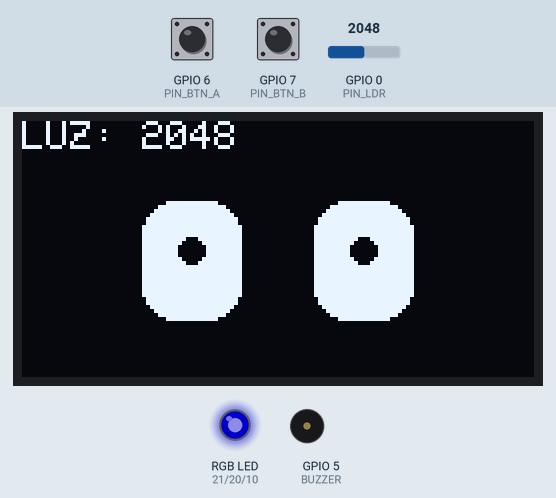
Recording of a sketch running on a simulated ESP32-C3. Shown: 128×64 one-colour display, an RGB LED mixed from three pins (HIGH = lit), buzzer (waves = sounding). The test bench sets the inputs (shaded band); at power-on: GPIO 6 (PIN_BTN_A) HIGH, GPIO 0 (PIN_LDR) = 2048, GPIO 7 (PIN_BTN_B) HIGH. Dim RGB values are drawn brighter than linear.

Above: at 1.7 s.
1.8 s: GPIO 6 (PIN_BTN_A) pulled LOW for 0.15 s
At 3.1 s:
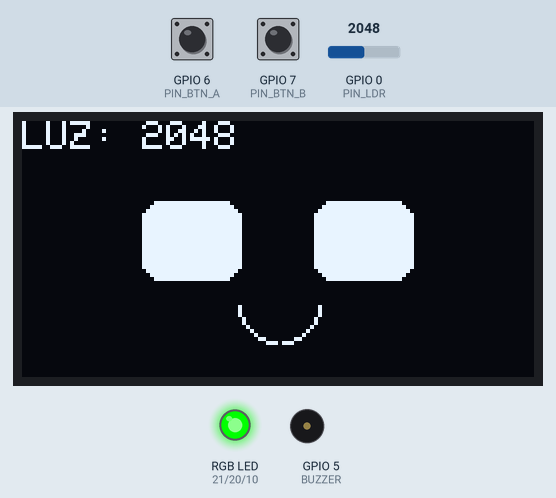
3.7 s: GPIO 0 (PIN_LDR) set to 327
At 4.3 s:
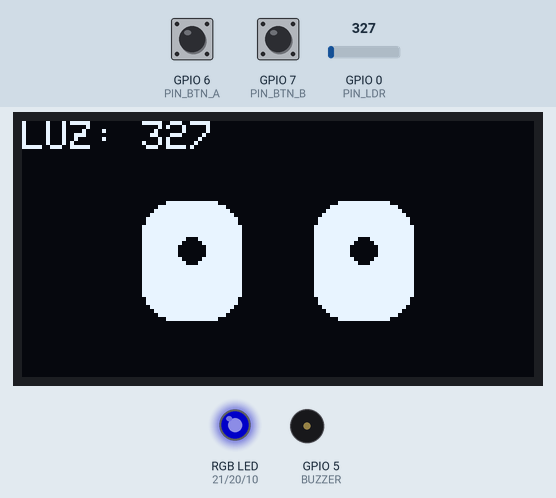
6.7 s: GPIO 0 (PIN_LDR) set to 284
At 7.9 s:
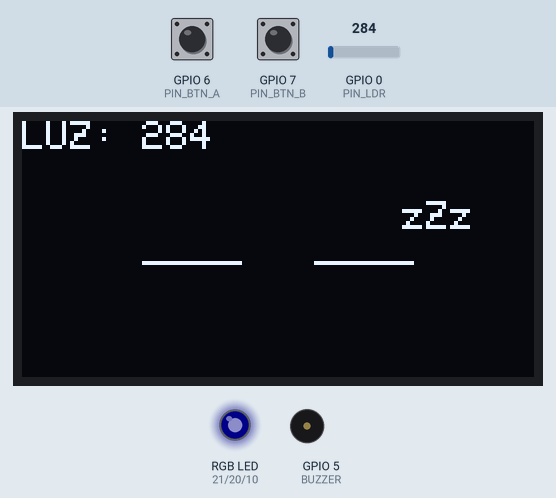
8.7 s: GPIO 0 (PIN_LDR) set to 390
At 9.1 s:
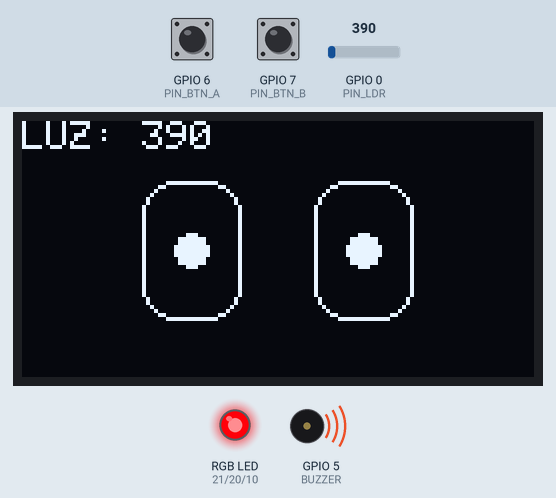
10.7 s: GPIO 7 (PIN_BTN_B) pulled LOW for 3.2 s
At 15.16 s:
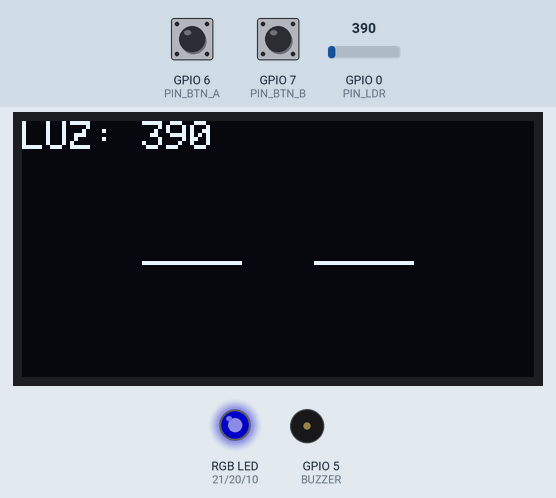
15.4 s: GPIO 7 (PIN_BTN_B) pulled LOW for 0.15 s
At 15.65 s:
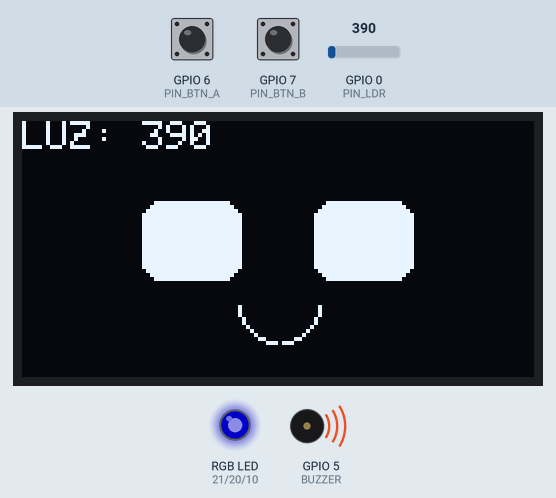
Timing chart, 0 to 18.4 s (numbered marks = the images above; inputs shaded):
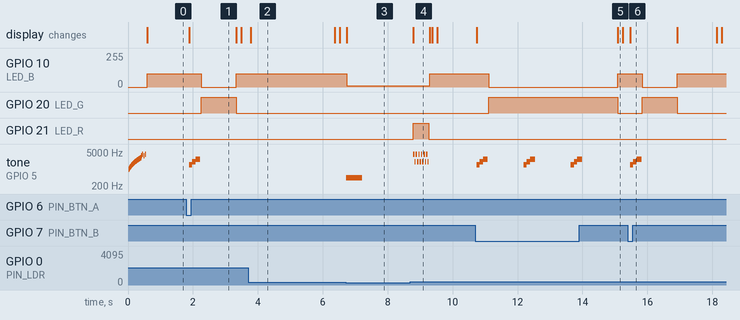

Measured:
- the behaviour switches between 300 and 299 on GPIO 0 (PIN_LDR) (found by bisection; images 2 and 3)
- after the input at 1.8 s, GPIO 10 (LED_B): 100/255 → 0/255 after 0.46 s, → 100/255 1.1 s later; GPIO 20 (LED_G): LOW → HIGH after 0.46 s, → LOW 1.1 s later
- after the input at 3.7 s, the display: changes after 0.09 s (image 2)
- after the input at 6.7 s, GPIO 10 (LED_B): 100/255 → 10/255 at once; tone on GPIO 5 (BUZZER): silent → 440 Hz at once, → silent 0.50 s later; the display: changes at once (image 3)
- after the input at 8.7 s, GPIO 10 (LED_B): 10/255 → 100/255 after 0.60 s; GPIO 21 (LED_R): LOW → HIGH after 0.09 s, → LOW 0.48 s later; the display: changes after 0.09 s (image 4)
- after the input at 10.7 s, GPIO 10 (LED_B): 100/255 → 0/255 after 0.41 s, → 100/255 4.0 s later; GPIO 20 (LED_G): LOW → HIGH after 0.41 s, → LOW 4.0 s later
- after the input at 15.4 s, GPIO 10 (LED_B): 100/255 → 0/255 after 0.44 s, → 100/255 1.1 s later; GPIO 20 (LED_G): LOW → HIGH after 0.44 s, → LOW 1.1 s later; tone on GPIO 5 (BUZZER): silent → 1500 Hz after 0.07 s, → 2000 Hz 0.10 s later, → 2500 Hz 0.10 s later, → silent 0.15 s later; the display: changes after 0.07 s (image 6)

The sketch:

ESP32C3_parpelleig.ino
```cpp
#include <Wire.h>
#include <Adafruit_GFX.h>
#include <Adafruit_SSD1306.h>
#include <Adafruit_SHT31.h>

/* =========================================================
 * TUTORIAL: ROBOT CON EXPRESIONES OLED (ESTILO COZMO)
 * Plataforma: ESP32-C3 SuperMini
 * =========================================================
 * NOTA PARA EL PROFESOR:
 * Si no ves mensajes en el Monitor Serie del ESP32-C3:
 * 1. Ve a Herramientas -> USB CDC On Boot y ponlo en "Enabled".
 * 2. Asegúrate de que la velocidad sea 115200 baudios.
 * =========================================================
 */

// --- CONFIGURACIÓN HARDWARE ---
#define SCREEN_WIDTH 128
#define SCREEN_HEIGHT 64
Adafruit_SSD1306 display(SCREEN_WIDTH, SCREEN_HEIGHT, &Wire, -1);
Adafruit_SHT31 sht31 = Adafruit_SHT31();

// --- PINES PARA ESP32-C3 SUPERMINI ---
const int PIN_LDR = 0;
const int PIN_BTN_A = 6;
const int PIN_BTN_B = 7;
//const int PIN_BTN_C = 8;
const int LED_R = 21;
const int LED_G = 20;
const int LED_B = 10;
const int BUZZER = 5;
const int PIN_SDA = 3;
const int PIN_SCL = 4;

// --- VARIABLES DE ESTADO Y TIEMPO ---
enum Estado { DESPIERTO, DURMIENDO, ASUSTADO, FELIZ };
Estado estadoActual = DESPIERTO;

int umbralOscuridad = 300;
unsigned long tiempoUltimoRonquido = 0;
unsigned long ultimoParpadeo = 0;
bool parpadeando = false;

// --- PROTOTIPOS DE FUNCIONES ---
void actualizarPantalla(int luz);
void actualizarLED();
void sonidoContento();
void sonidoAsustado();
void sonidoRonquido();
void sonidoSaludoR2D2();

// ================= SETUP =================
void setup() {
  Serial.begin(115200);

  // Configuración de pines
  pinMode(PIN_BTN_A, INPUT_PULLUP);
  pinMode(PIN_BTN_B, INPUT_PULLUP);
  //pinMode(PIN_BTN_C, INPUT_PULLUP);
  pinMode(LED_R, OUTPUT);
  pinMode(LED_G, OUTPUT);
  pinMode(LED_B, OUTPUT);
  pinMode(BUZZER, OUTPUT);

  // Inicialización I2C y Sensores/Pantalla
  Wire.begin(PIN_SDA, PIN_SCL);
  if(!display.begin(SSD1306_SWITCHCAPVCC, 0x3C)) {
    Serial.println(F("Fallo al iniciar OLED"));
  }
  if(!sht31.begin(0x44)) {
    Serial.println(F("Fallo al iniciar SHT31"));
  }

  // Limpiar pantalla inicial y ajustar orientación
  display.clearDisplay();
  //display.setRotation(2); // Gira la pantalla 180 grados si está invertida

  // Saludo inicial
  sonidoSaludoR2D2();
}

// ================= LOOP =================
void loop() {
  // 1. LECTURA DE SENSORES
  int nivelLuz = analogRead(PIN_LDR);
  bool btnPulsado = (digitalRead(PIN_BTN_A) == LOW || digitalRead(PIN_BTN_B) == LOW);

  // 2. LÓGICA DE TRANSICIÓN DE ESTADOS
  if (nivelLuz < umbralOscuridad) {
    if (estadoActual != DURMIENDO) {
      estadoActual = DURMIENDO;
      tone(BUZZER, 440, 500); // Sonido de bostezo/despedida
    }
    // Ronquido periódico no bloqueante
    if (millis() - tiempoUltimoRonquido > 10000) {
      sonidoRonquido();
      tiempoUltimoRonquido = millis();
    }
  }
  else if (nivelLuz > umbralOscuridad && estadoActual == DURMIENDO) {
    // Si despierta de golpe por la luz
    estadoActual = ASUSTADO;
    actualizarPantalla(nivelLuz); // Forzamos actualización para ver la cara de susto
    digitalWrite(LED_R, HIGH);
    sonidoAsustado();
    digitalWrite(LED_R, LOW);
    estadoActual = DESPIERTO;
  }

  if (btnPulsado && estadoActual != DURMIENDO) {
    // Reacción a las caricias (botones)
    estadoActual = FELIZ;
    actualizarPantalla(nivelLuz); // Dibujamos la cara feliz al instante
    sonidoContento();
  }

  // 3. ACTUALIZACIÓN DE ACTUADORES (Pantalla y LEDs)
  actualizarPantalla(nivelLuz);
  actualizarLED();

  // 4. RETORNOS DE ESTADO (Salir de estados temporales)
  if (estadoActual == FELIZ) {
    delay(1000); // Mantenemos la sonrisa un segundo
    estadoActual = DESPIERTO;
  }

  delay(50); // Pequeña pausa para no saturar el bus I2C ni el procesador
}

// ================= CONTROL DE PANTALLA OLED =================
void actualizarPantalla(int luz) {
  display.clearDisplay();
  display.setTextColor(WHITE);

  // Imprimir sensor de luz en la esquina
  display.setTextSize(1);
  display.setCursor(0, 0);
  display.print("LUZ: "); display.print(luz);

  // Dibujar Expresiones según el estado
  switch(estadoActual) {

    case DURMIENDO:
      // Ojos como líneas horizontales cerradas
      display.drawFastHLine(30, 35, 25, WHITE);
      display.drawFastHLine(73, 35, 25, WHITE);
      display.setCursor(95, 20);
      display.print("zZz");
      break;

    case FELIZ:
      // Ojos hacia arriba (estilo ^ ^)
      display.fillRoundRect(30, 20, 25, 20, 5, WHITE);
      display.fillRoundRect(73, 20, 25, 20, 5, WHITE);
      // "Boca" de felicidad
      display.drawCircleHelper(64, 45, 10, 4, WHITE);
      display.drawCircleHelper(64, 45, 10, 8, WHITE);
      break;

    case ASUSTADO:
      // Ojos muy abiertos, temblando
      display.drawRoundRect(30, 15, 25, 35, 8, WHITE);
      display.drawRoundRect(73, 15, 25, 35, 8, WHITE);
      display.fillCircle(42, 32, 4, WHITE); // Pupilas contraídas
      display.fillCircle(85, 32, 4, WHITE);
      break;

    case DESPIERTO:
    default:
      // --- LÓGICA DE PARPADEO (Blink) ---
      // Si han pasado 3 segundos, iniciamos el parpadeo
      if (millis() - ultimoParpadeo > 3000) {
        parpadeando = true;
        ultimoParpadeo = millis();
      }
      // El parpadeo dura solo 150 milisegundos
      if (parpadeando && (millis() - ultimoParpadeo > 150)) {
        parpadeando = false;
      }

      if (parpadeando) {
        // Ojos cerrados por una fracción de segundo
        display.drawFastHLine(30, 35, 25, WHITE);
        display.drawFastHLine(73, 35, 25, WHITE);
      } else {
        // Ojos normales abiertos
        display.fillRoundRect(30, 20, 25, 30, 8, WHITE);
        display.fillRoundRect(73, 20, 25, 30, 8, WHITE);
        // Pupilas
        display.fillCircle(42, 32, 3, BLACK);
        display.fillCircle(85, 32, 3, BLACK);
      }
      break;
  }

  // ¡Enviamos el buffer a la pantalla!
  display.display();
}

// ================= CONTROL DE LEDS RGB =================
void actualizarLED() {
  digitalWrite(LED_R, LOW);
  digitalWrite(LED_G, LOW);
  digitalWrite(LED_B, LOW);

  if (estadoActual == DURMIENDO) analogWrite(LED_B, 10);  // Azul muy suave
  if (estadoActual == FELIZ) digitalWrite(LED_G, HIGH);     // Verde fuerte
  if (estadoActual == ASUSTADO) digitalWrite(LED_R, HIGH);  // Rojo (por si acaso no se apaga)
  if (estadoActual == DESPIERTO) analogWrite(LED_B, 100);   // Azul medio
}

// ================= BIBLIOTECA DE SONIDOS =================
void sonidoContento() {
  tone(BUZZER, 1500, 100); delay(100);
  tone(BUZZER, 2000, 100); delay(100);
  tone(BUZZER, 2500, 150); delay(150);
  noTone(BUZZER);
}

void sonidoAsustado() {
  for (int i = 0; i < 6; i++) {
    tone(BUZZER, 4000, 40); delay(40);
    tone(BUZZER, 2000, 40); delay(40);
  }
  noTone(BUZZER);
}

void sonidoRonquido() {
  for (int f = 200; f < 350; f += 5) {
    tone(BUZZER, f, 20); delay(20);
  }
  delay(200);
  for (int f = 350; f > 200; f -= 5) {
    tone(BUZZER, f, 25); delay(25);
  }
  noTone(BUZZER);
}

void sonidoSaludoR2D2() {
  for (int f = 1000; f < 3000; f += 80) {
    tone(BUZZER, f, 15); delay(15);
  }
  for (int i = 0; i < 2; i++) {
    tone(BUZZER, 3500, 30); delay(40);
    tone(BUZZER, 4000, 30); delay(40);
  }
  noTone(BUZZER);
}
```
